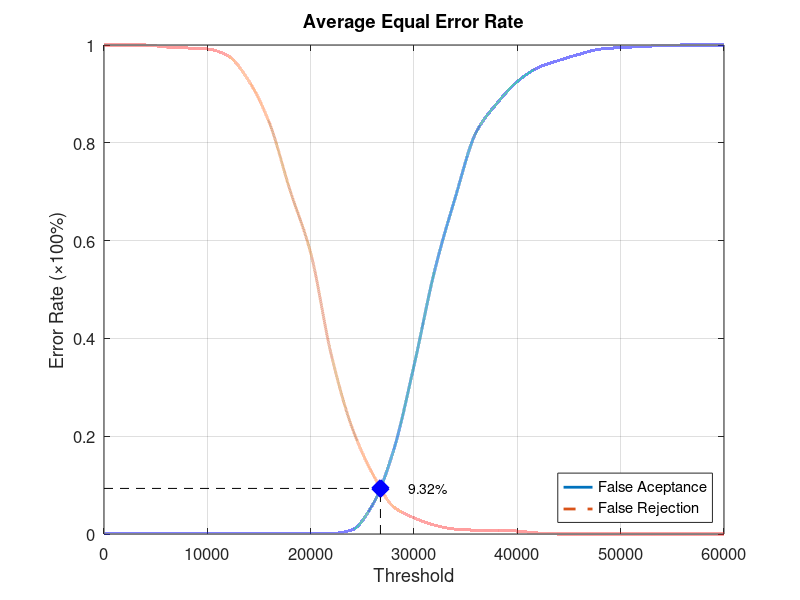
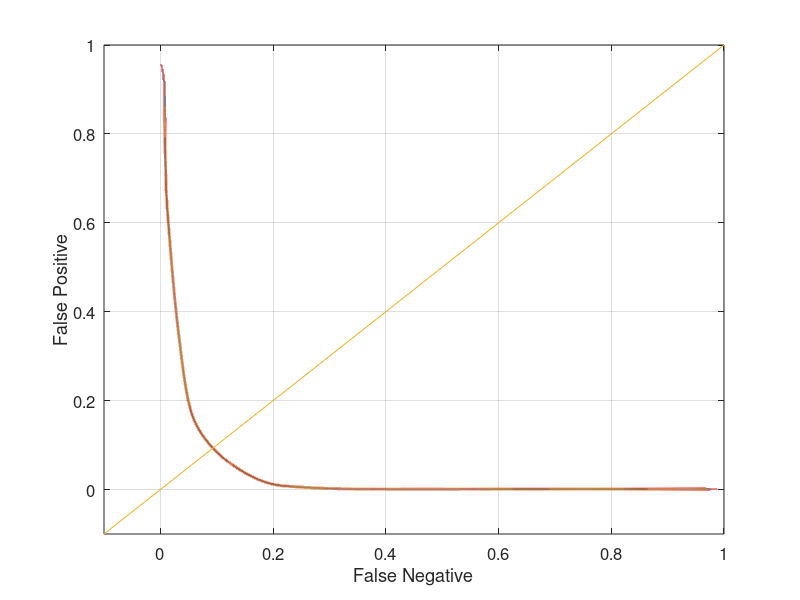

Recreate these plots in MATLAB, in order.
function yEER = Database3Average
close all;
clear;
clc;
x = 0:2000:60000;
xq = 0:0.5:60000;

y0 = [0 0.00105263 0.00105263 0.00105263 0.00105263 0.00105263 0.00105263 0.00105263 0.00105263 0.00105263 0.00105263 0.00105263 0.00842105 0.06 0.169474 0.344211 0.538947 0.688421 0.821053 0.88 0.925263 0.953684 0.968421 0.981053 0.991579 0.994737 0.996842 0.998947 1 1 1];
yy0 = interp1(x, y0, xq, 'pchip');
y1 = [1 1 1 0.996 0.994 0.992 0.978 0.927 0.841 0.703 0.575 0.366 0.218 0.123 0.056 0.033 0.018 0.01 0.008 0.008 0.006 0.002 0 0 0 0 0 0 0 0 0];
yy1 = interp1(x, y1, xq, 'pchip');

% Calculating EER: 
y2 = abs(y0 - y1);
find(y2 == min(y2))
yy2 = abs(yy0 - yy1);
xEER = find(yy2 == min(yy2));
xEERIndex = xq(xEER) % X-axis EER
yEER = yy0(xEER) % Y-axis EER

main = figure
plot(xq, yy0,'-','LineWidth', 2);	hold on
plot(xq, yy1,'--','LineWidth', 2);	hold on
plot([xEERIndex xEERIndex], [0 yEER], 'k--');	hold on
plot([0 xEERIndex], [yEER yEER], 'k--');	hold on
plot(xEERIndex, yEER, 'bx', 'LineWidth', 10);	hold on
text(xEERIndex + 10 * xEERIndex / 100, yEER, [num2str(round((10000 * yEER)) / 100) '%'])
legend('False Aceptance', 'False Rejection', 'Location', 'SouthEast')
xlabel('Threshold')
ylabel('Error Rate (\times100%)')
title('Average Equal Error Rate')
set(gca, 'FontSize', 12)
axis([0 60000 0 1])
grid on

print(main, 'Database3AverageMain', '-dpng');
FNRxFPR = figure('Color', [1 1 1]);
plot(yy1, yy0, '-', yy1, yy0, 'LineWidth', 2);
hold on
y = -0.1:0.1:1
plot(y, y); 
set(gca, 'FontSize', 12)
xlabel('False Negative')
ylabel('False Positive')
axis([-0.1 1 -0.1 1])
set(gca, 'FontSize', 12)
grid on

print(FNRxFPR, 'Database3AverageFNRxFPR','-dpng');
end
